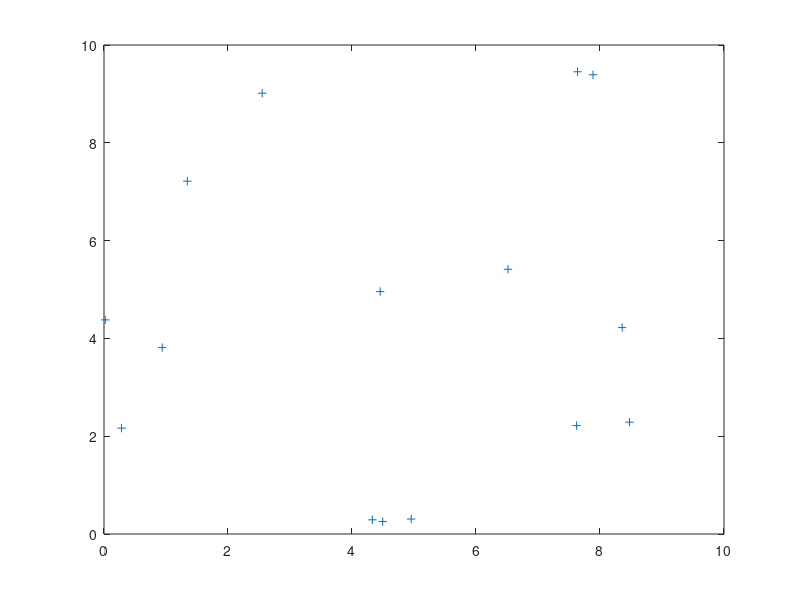

MATLAB code for this plot: (Note: this script raises an error after producing the figure.)
%% COMPARATIVA AG

%% inicializacion de variables
s = rng(1);
N=15;
Pob=20;
MAX_ITERACIONES=1000;
TAM = 10;
MAX_F = N*TAM;
muestra = 100; %conteo para hacer una media
%cordenadas x&y de las ciudades
ciudades = TAM*rand(N,2);

% si se quiere ver las ciudades:
figure
plot(ciudades(:,1),ciudades(:,2), '+')


%% AG
BestSolution = zeros(1,N+1);
AvgSolution = 0;
Tiempo = 0;
AvgTime = 0; %media tiempo empleado
for i=1:muestra
    rng(i*5);
    tic;
    sol = TSP(ciudades,N,Pob,MAX_ITERACIONES);
    %[sol,itera,estancado] = pso(NReinas,NTableros,MAX_ITERACIONES);
    if(BestSolution(N+1)<sol(N+1)) 
        BestSolution = sol;
        disp(BestSolution(N+1));
    end
    Tiempo = Tiempo + toc;
    AvgSolution = AvgSolution + sol(N+1);
end
AvgTime = Tiempo/muestra;
AvgSolution = AvgSolution/muestra;
fprintf('Para %d ciudades, %d individuos, %d iteraciones y muestra de %d\n',N,Pob,MAX_ITERACIONES,muestra);
fprintf('mejor solucion: %d, distancia = %d \n',BestSolution(N+1),MAX_F-BestSolution(N+1));
fprintf('media tiempo: %d\n',AvgTime);
fprintf('media solucion: %d\n',AvgSolution);
fprintf('Distancia media: %d\n',MAX_F - AvgSolution);

figure
plot(ciudades(BestSolution(1:N),1),ciudades(BestSolution(1:N),2), '*-')
